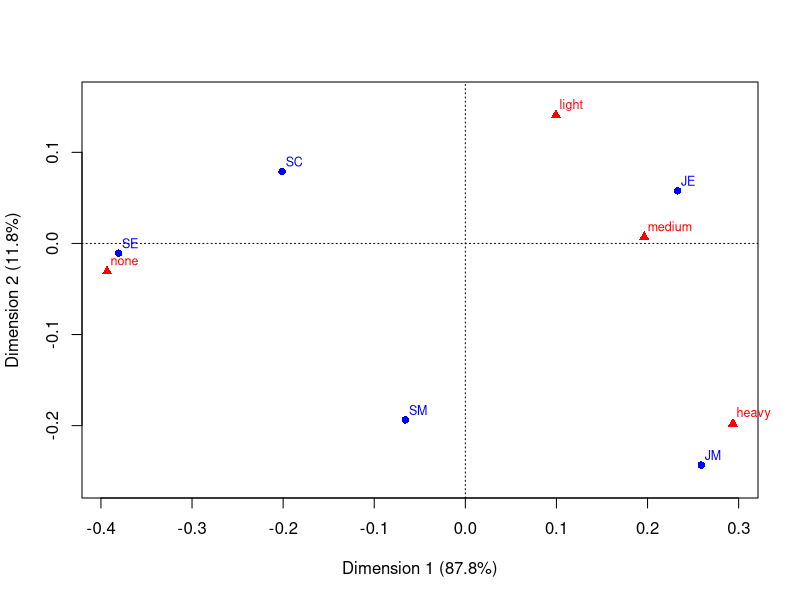
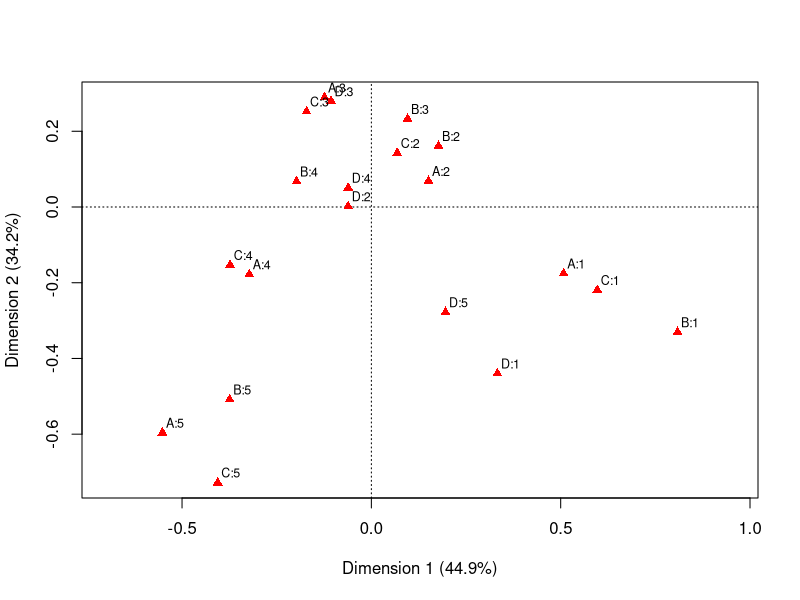
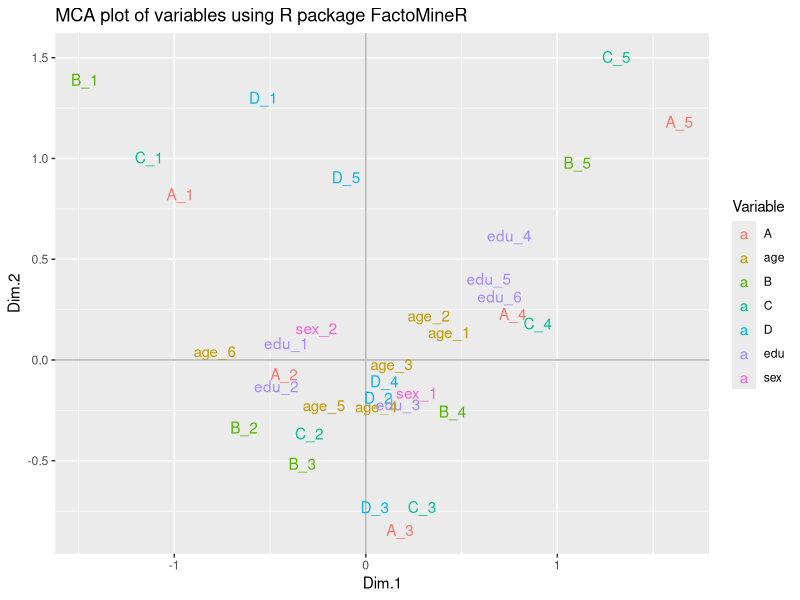
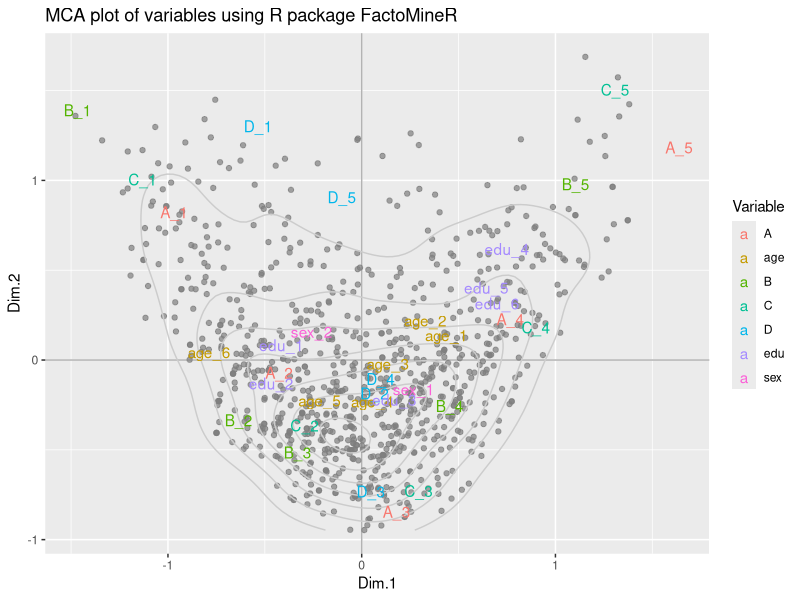
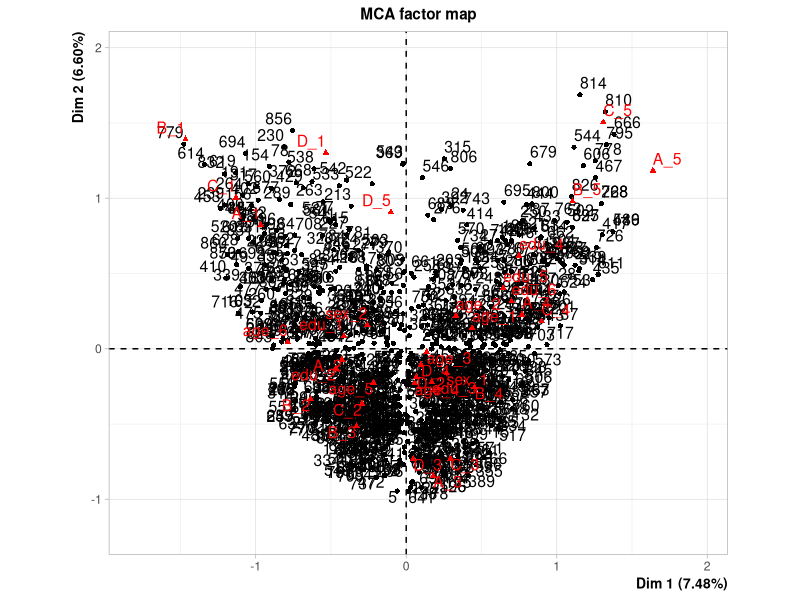

Source code (R) for these figures, in order:
## ---- chunk 1
knitr::opts_chunk$set(echo = TRUE)
## ---- chunk 2
library(ca)
## ---- chunk 3
data(smoke)
## ---- chunk 4
head(smoke)
## ---- chunk 5
summary(smoke)
## ---- chunk 6
smoke_ca = ca(smoke)
## ---- chunk 7
smoke_ca
## ---- chunk 8
# sqrt of eigenvalues
smoke_ca$sv
## ---- chunk 9
head(smoke_ca$rowcoord)
## ---- chunk 10
head(smoke_ca$colcoord)

## ---- chunk 11
summary(smoke_ca)
## ---- chunk 12
plot(smoke_ca)
## ---- chunk 13
wg93[,1:4]
## ---- chunk 14
mjca(wg93[,1:4])
## ---- chunk 15
summary(mjca(wg93[,1:4], lambda = "Burt"))
## ---- chunk 16
plot.mjca(mjca(wg93[,1:4]))
## ---- chunk 17
# load packages
require(FactoMineR)
require(ggplot2)
## ---- chunk 18
data(wg93)
## ---- chunk 19
# number of categories per variable
wgapply = apply(wg93, 2, function(x) nlevels(as.factor(x)))
wgapply
## ---- chunk 20
# apply MCA
mca1 = MCA(wg93, graph = FALSE)
## ---- chunk 21
# table of eigenvalues
mca1$eig
## ---- chunk 22
# column coordinates
head(mca1$var$coord)

## ---- chunk 23
# row coordinates
head(mca1$ind$coord)
## ---- chunk 24
summary(MCA(wg93, graph = FALSE))
## ---- chunk 25
# data frames for ggplot
mca1_vars_df = data.frame(mca1$var$coord, Variable = rep(names(wgapply),wgapply))
mca1_obs_df = data.frame(mca1$ind$coord)

## ---- chunk 26
# plot of variable categories
ggplot(data = mca1_vars_df, aes(x = Dim.1, y = Dim.2, label = rownames(mca1_vars_df))) + 
    geom_hline(yintercept = 0, colour = "gray70") + geom_vline(xintercept = 0, 
    colour = "gray70") + geom_text(aes(colour = Variable)) + ggtitle("MCA plot of variables using R package FactoMineR")

## ---- chunk 27
# MCA plot of observations and categories
ggplot(data = mca1_obs_df, aes(x = Dim.1, y = Dim.2)) + geom_hline(yintercept = 0, 
    colour = "gray70") + geom_vline(xintercept = 0, colour = "gray70") + geom_point(colour = "gray50", 
    alpha = 0.7) + geom_density2d(colour = "gray80") + geom_text(data = mca1_vars_df, 
    aes(x = Dim.1, y = Dim.2, label = rownames(mca1_vars_df), colour = Variable)) + 
    ggtitle("MCA plot of variables using R package FactoMineR") + scale_colour_discrete(name = "Variable")
## ---- chunk 28
# default biplot in FactoMineR
plot(mca1)
